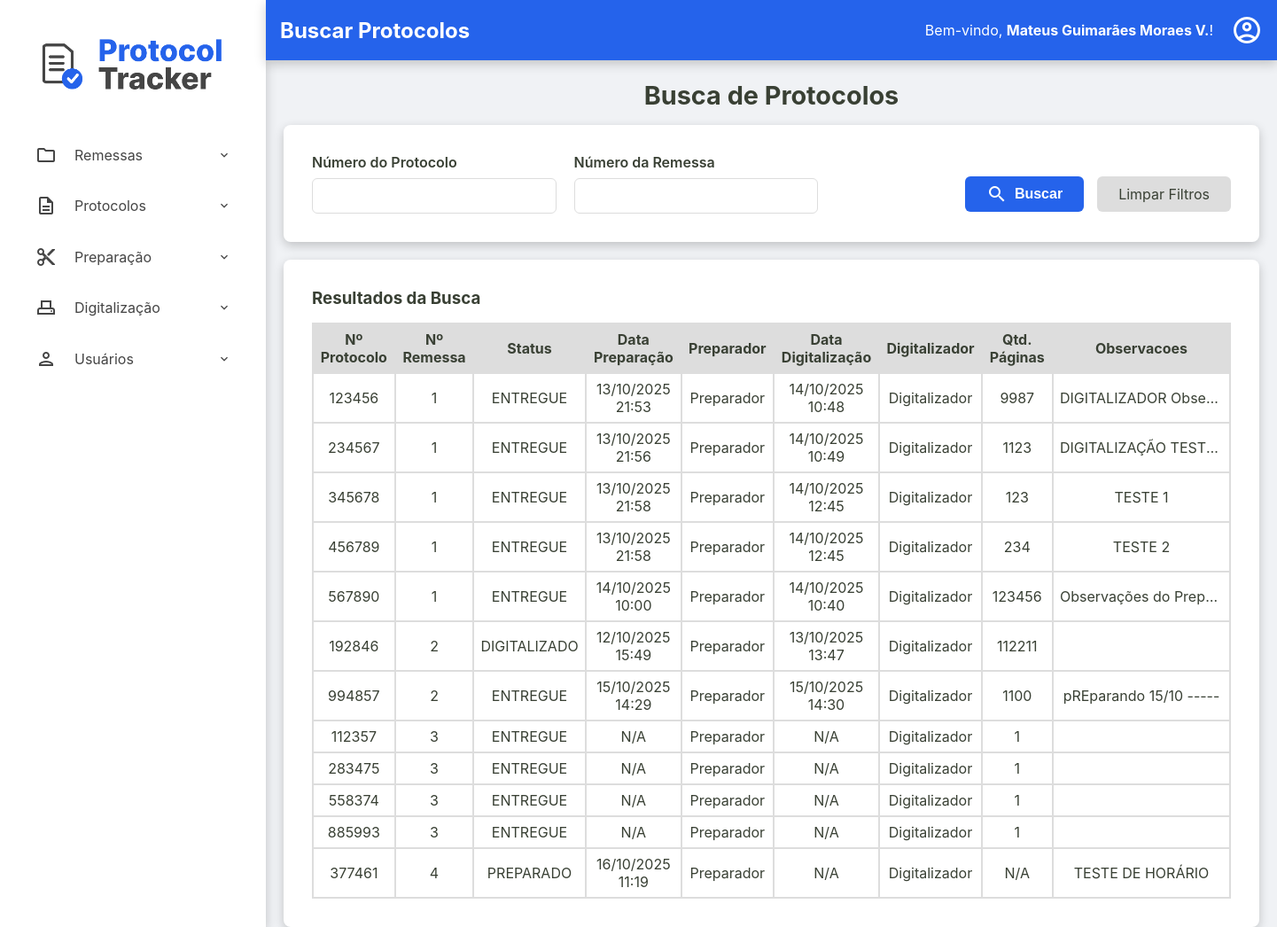
Page /admin/protocolos/buscar-protocolos (signed in) on the earlier database version.
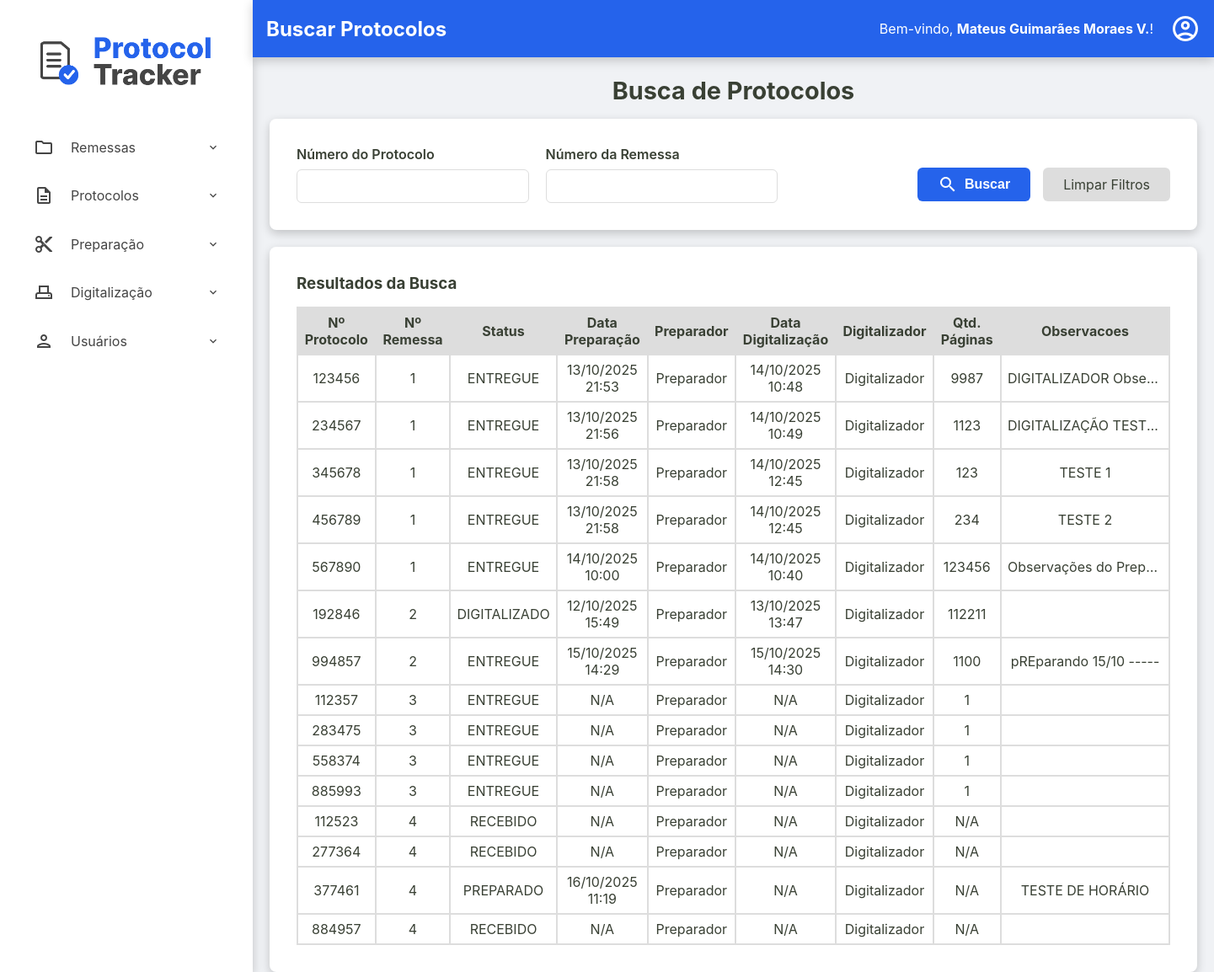
Same page on the later database version.
### tables this page shows
CREATE TABLE usuarios (
    id INTEGER PRIMARY KEY AUTOINCREMENT,
    nome TEXT NOT NULL,
    email TEXT NOT NULL UNIQUE,
    cpf TEXT NOT NULL UNIQUE,
    hash_senha TEXT NOT NULL,
    permissao TEXT NOT NULL,
    data_criacao TEXT NOT NULL DEFAULT CURRENT_TIMESTAMP,
    status INTEGER NOT NULL DEFAULT 1
  );

CREATE TABLE protocolos (
    id TEXT PRIMARY KEY,
    id_remessa TEXT NOT NULL,
    numero_protocolo TEXT NOT NULL UNIQUE,
    data_preparacao TEXT NULL,
    id_preparador INTEGER NULL,
    data_digitalizacao TEXT NULL,
    id_digitalizador INTEGER NULL,
    status TEXT NOT NULL DEFAULT 'RECEBIDO',
    quantidade_paginas INTEGER NULL CHECK (quantidade_paginas >= 0),
    observacoes TEXT NULL,
    FOREIGN KEY (id_remessa) REFERENCES remessas (id),
    FOREIGN KEY (id_preparador) REFERENCES usuarios (id),
    FOREIGN KEY (id_digitalizador) REFERENCES usuarios (id)
  );

CREATE TABLE remessas (
    numero_remessa INTEGER PRIMARY KEY, -- SQLite vai gerenciar o autoincremento aqui
    id TEXT NOT NULL UNIQUE, -- Seu ID de texto continua sendo obrigatório e único
    data_recebimento TEXT NOT NULL,
    data_entrega TEXT NULL,
    status TEXT NOT NULL DEFAULT 'RECEBIDO',
    quantidade_protocolos INTEGER NULL CHECK (quantidade_protocolos >= 0),
    id_administrador INTEGER NOT NULL,
    observacoes TEXT NULL,
    FOREIGN KEY (id_administrador) REFERENCES usuarios (id)
  );

### src/Controller/ProtocoloController.php (called while the page is built, shortened)
<?php
class ProtocoloController
{
    private ?Usuario $usuario_logado = null;
    public function __construct(
        private ProtocoloRepository $protocoloRepository,
        private ProtocoloService $protocoloService,
        private UsuarioRepository $usuarioRepository,
        private RemessaRepository $remessaRepository,
        private DashboardService $dashboardService
    ) {
        $id_usuario = $_SESSION['usuario_logado_id'] ?? null;
        if ($id_usuario) {
            $this->usuario_logado = $this->usuarioRepository->findById($id_usuario);
        }
    }
    public function buscarProtocolos()
    {
        try {
            $titulo_da_pagina = "Buscar Protocolos";
            $usuario_logado = $this->usuario_logado;
            $numero_protocolo = $_GET['numero_protocolo'] ?? null;
            $numero_remessa = $_GET['numero_remessa'] ?? null;
            $listaDePreparadores = $this->usuarioRepository->allByPermissao('preparador');
            $listaDeDigitalizadores = $this->usuarioRepository->allByPermissao('digitalizador');
            $listaProtocolos = $this->protocoloRepository->search($numero_protocolo, $numero_remessa);
            require __DIR__ . '/../../templates/admin/buscar-protocolos.php';
        } catch (Exception $e) {
            $this->home($e->getMessage());
        }
    }
}

### src/Repository/UsuarioRepository.php (called while the page is built, shortened)
<?php
class UsuarioRepository implements UsuarioRepositoryInterface
{
    private PDO $connection;
    public function __construct(PDO $connection)
    {
        $this->connection = $connection;
    }
    public function allByPermissao(string $permissao): array
    {
        $sqlQuery = "SELECT * FROM usuarios WHERE permissao = :permissao";
        $stmt = $this->connection->prepare($sqlQuery);
        $stmt->bindValue(':permissao', $permissao);
        $stmt->execute();
        return $this->hidrataLista($stmt);
    }
    public function findById(int $id): ?Usuario
    {
        $sqlQuery = "SELECT * FROM usuarios WHERE id = :id;";
        $stmt = $this->connection->prepare($sqlQuery);
        $stmt->bindValue(':id', $id);
        $stmt->execute();
        $dadosUsuario = $stmt->fetch();
        return Usuario::fromArray($dadosUsuario);
    }
    private function hidrataLista(PDOStatement $stmt): array
    {
        $listaDeUsuarios = [];
        while($dadosUsuario = $stmt->fetch()){
            $listaDeUsuarios[] = Usuario::fromArray($dadosUsuario);
        }
        return $listaDeUsuarios;
    }
}

### src/Model/Usuario.php (called while the page is built, shortened)
<?php
class Usuario {
    public function getNome(): string { return $this->nome; }
    public static function fromArray(array $array): self
    {
        try {
            $data_criacao = isset($array['data_criacao']) ? new DateTimeImmutable($array['data_criacao']) : null;
        } catch (Exception $e) {
            throw new Exception("Falha ao criar data");
        }
        return new self(
            (int) $array['id'],
            $array['nome'],
            $array['email'],
            $array['cpf'],
            $array['hash_senha'],
            $array['permissao'],
            $data_criacao,
            (bool) $array['status']
        );
    }
}

### src/Controller/Admin/RemessaController.php (called while the page is built, shortened)
<?php
class RemessaController
{
    public function __construct(
        private RemessaRepository $remessaRepository,
        private RemessaService $remessaService,
        private ProtocoloRepository $protocoloRepository,
        private ProtocoloService $protocoloService,
        private UsuarioRepository $usuarioRepository,
        private DashboardService $dashboardService,
        private UsuarioService $usuarioService
    ) {
        $id_usuario = $_SESSION['usuario_logado_id'] ?? null;
        if ($id_usuario) {
            $this->usuario_logado = $this->usuarioRepository->findById($id_usuario);
        }
    }
}

### src/Repository/ProtocoloRepository.php (called while the page is built, shortened)
<?php
class ProtocoloRepository implements ProtocoloRepositoryInterface
{
    private PDO $connection;
    public function __construct(PDO $connection)
    {
        $this->connection = $connection;
    }
    public function search(?string $numero_protocolo = null, ?string $numero_remessa = null): array
    {
        $parametros = [];
        $sqlQuery = "SELECT
        p.numero_protocolo AS numero_protocolo,
        r.numero_remessa AS numero_remessa,
        p.status AS status_protocolo,
        p.data_preparacao AS data_preparacao,
        p.id_preparador AS id_preparador,
        p.data_digitalizacao AS data_digitalizacao,
        p.id_digitalizador AS id_digitalizador,
        p.quantidade_paginas AS quantidade_paginas,
        p.observacoes AS observacoes
        FROM protocolos as p
        JOIN remessas as r
        ON p.id_remessa = r.id";
        $sqlQuery .= ' ORDER BY r.numero_remessa, p.numero_protocolo;';
        $stmt = $this->connection->prepare($sqlQuery);
        $stmt->execute($parametros);
        return $stmt->fetchAll();
    }
}

### templates/admin/buscar-protocolos.php (the view)
<?php require __DIR__ . '/../components/_header.php'; ?>
<h2>Busca de Protocolos</h2>
<div class="container-principal-busca">
    <div class="form-container busca-form-container">
        <form action="/admin/protocolos/buscar-protocolos" method="get" class="busca-form">
            <div class="form-row">
                <div class="form-group">
                    <label for="numero_protocolo">Número do Protocolo</label>
                    <input type="text" id="numero_protocolo" name="numero_protocolo" value="<?= htmlspecialchars($_GET['numero_protocolo'] ?? '') ?>">
                </div>
                <div class="form-group">
                    <label for="numero_remessa">Número da Remessa</label>
                    <input type="text" id="numero_remessa" name="numero_remessa" value="<?= htmlspecialchars($_GET['numero_remessa'] ?? '') ?>">
                </div>
            </div>
            <div class="form-actions">
                <button type="submit" class="btn-buscar">
                    <span class="material-icons-outlined">search</span> Buscar
                </button>
                <a href="/admin/protocolos/buscar-protocolos" class="btn-limpar">Limpar Filtros</a>
            </div>
        </form>
    </div>
    <div class="listagem-container">
        <h3>Resultados da Busca</h3>
        <table class="protocolos-table datatable-js" id="tabela-protocolos">
            <thead>
                <tr>
                    <th>Nº Protocolo</th>
                    <th>Nº Remessa</th>
                    <th>Status</th>
                    <th>Data Preparação</th>
                    <th>Preparador</th>
                    <th>Data Digitalização</th>
                    <th>Digitalizador</th>
                    <th>Qtd. Páginas</th>
                    <th>Observacoes</th>
                </tr>
            </thead>
            <tbody>
                <?php
                    $fusoHorarioLocal = new DateTimeZone('America/Campo_Grande');
                ?>
                <?php foreach ($listaProtocolos as $protocolo): ?>
                    <tr>
                        <td><?= htmlspecialchars($protocolo['numero_protocolo']) ?></td>
                        <td><?= htmlspecialchars($protocolo['numero_remessa']) ?></td>
                        <td><?= htmlspecialchars($protocolo['status_protocolo']) ?></td>
                        <td><?= $protocolo['data_preparacao'] ? (new DateTimeImmutable($protocolo['data_preparacao']))->setTimezone($fusoHorarioLocal)->format('d/m/Y H:i') : 'N/A' ?></td>
                        <td>
                            <?php
                                foreach ($listaDePreparadores as $preparador) {
                                    if($preparador->getId() == $protocolo['id_preparador']){
                                        $nomePreparador = $preparador->getNome();
                                        break;
                                    }
                                }
                                echo htmlspecialchars($nomePreparador ?? 'N/A');
                            ?>
                        </td>
                        <td><?= $protocolo['data_digitalizacao'] ? (new DateTimeImmutable($protocolo['data_digitalizacao']))->setTimezone($fusoHorarioLocal)->format('d/m/Y H:i') : 'N/A' ?></td>
                        <td>
                            <?php
                                foreach ($listaDeDigitalizadores as $digitalizador) {
                                    if($digitalizador->getId() === $protocolo['id_digitalizador']){
                                        $nomeDigitalizador = $digitalizador->getNome();
                                        break;
                                    }
                                }
                                echo htmlspecialchars($nomeDigitalizador ?? 'N/A');
                            ?>
                        </td>
                        <td><?= htmlspecialchars($protocolo['quantidade_paginas'] ?? 'N/A') ?></td>
                        <td class="coluna-observacoes" title="<?= htmlspecialchars($protocolo['observacoes'] ?? '') ?>"><?= htmlspecialchars($protocolo['observacoes']) ?? '' ?></td>
                    </tr>
                <?php endforeach; ?>
            </tbody>
        </table>
    </div>
</div>
<?php require __DIR__ . '/../components/_footer.php'; ?>

### public/index.php (shortened to what this page needs)
<?php
try {
    $connection = ConnectionCreatorSqlite::createConnectionSqlite();
    $protocoloRepository = new ProtocoloRepository($connection);
    $remessaRepository = new RemessaRepository($connection);
    $usuarioRepository = new UsuarioRepository($connection);
    $dashboardService = new DashboardService($protocoloRepository, $remessaRepository);
    $protocoloService = new ProtocoloService($protocoloRepository, $remessaRepository, $usuarioRepository);
    $remessaService = new RemessaService($remessaRepository, $usuarioRepository, $protocoloRepository);
    $usuarioService = new UsuarioService($usuarioRepository);
    $remessaController = new RemessaController($remessaRepository, $remessaService, $protocoloRepository, $protocoloService, $usuarioRepository, $dashboardService, $usuarioService);
    $protocoloController = new ProtocoloController($protocoloRepository, $protocoloService, $usuarioRepository, $remessaRepository, $dashboardService);
    $url = $_SERVER['REQUEST_URI'];
    $url = parse_url($url, PHP_URL_PATH);
    $method = $_SERVER['REQUEST_METHOD'];
    switch ($url) {
        case '/admin/protocolos/buscar-protocolos':
            if($method === 'GET'){
                $protocoloController->buscarProtocolos();
            }
            break;
    }
} catch (Exception $e) {
    http_response_code(500);
    echo "<p>Mensagem do Erro: " . $e->getMessage() . "</p>";
}

### templates/components/_header.php (shortened to what this page needs)
<!DOCTYPE html>
<html lang="pt-br">
<head>
    <link rel="stylesheet" href="/assets/css/style.css">
    <link rel="stylesheet" href="https://cdn.datatables.net/2.0.8/css/dataTables.dataTables.css">
</head>
<body>
    <div class="container-principal">
        <aside class="sidebar">
            <div class="sidebar-logo">
                <a href="/home"><img src="/assets/imgs/ProtocolTrackerLogo.png" alt="Logo Protocol Tracker"></a>
            </div>
            <nav>
                <ul>
                    <?php if ($permissao === 'administrador'): ?>
                        <li class="has-submenu">
                            <a><span class="material-icons-outlined">folder</span> Remessas</a>
                        </li>
                        <li class="has-submenu">
                            <a><span class="material-icons-outlined">description</span> Protocolos</a>
                        </li>
                        <li class="has-submenu">
                            <a><span class="material-icons-outlined">content_cut</span> Preparação</a>
                        </li>
                        <li class="has-submenu">
                            <a><span class="material-icons-outlined">adf_scanner</span> Digitalização</a>
                        </li>
                        <li class="has-submenu">
                            <a><span class="material-icons-outlined">person</span> Usuários</a>
                        </li>
                    <?php endif; ?>
                </ul>
            </nav>
        </aside>
        <div class="div-conteudo-principal">
            <?php require __DIR__ . '/_content-header.php'; ?>
            <main class="conteudo-principal">

### templates/components/_content-header.php (shortened to what this page needs)
<div class="content-header">
    <div class="header-title">
        <h2><?= isset($titulo_da_pagina) ? htmlspecialchars($titulo_da_pagina) : 'Página sem Título' ?></h2>
    </div>
    <div class="logout">
        <?php if (isset($usuario_logado) && $usuario_logado): ?>
            <div class="welcome-message">
                <span>Bem-vindo, <strong><?= htmlspecialchars($usuario_logado->getNome()) ?></strong>!</span>
            </div>
            <div class="dropdown">
                <a href="#" id="user-menu-toggle" class="action-icon" title="Opções do Usuário">
                    <span class="material-icons-outlined">account_circle</span>
                </a>
            </div>
        <?php endif; ?>
    </div>
</div>

### templates/components/_footer.php (shortened to what this page needs)
            </main>
        </div>
    </div>
</body>
</html>

Differences in the rows shown:
added protocolos: numero_protocolo "112523", remessas.numero_remessa "4", status "RECEBIDO", shows "N/A", $nomePreparador "Preparador", $nomeDigitalizador "Digitalizador", quantidade_paginas "N/A"
added protocolos: numero_protocolo "277364", remessas.numero_remessa "4", status "RECEBIDO", shows "N/A", $nomePreparador "Preparador", $nomeDigitalizador "Digitalizador", quantidade_paginas "N/A"
added protocolos: numero_protocolo "884957", remessas.numero_remessa "4", status "RECEBIDO", shows "N/A", $nomePreparador "Preparador", $nomeDigitalizador "Digitalizador", quantidade_paginas "N/A"
